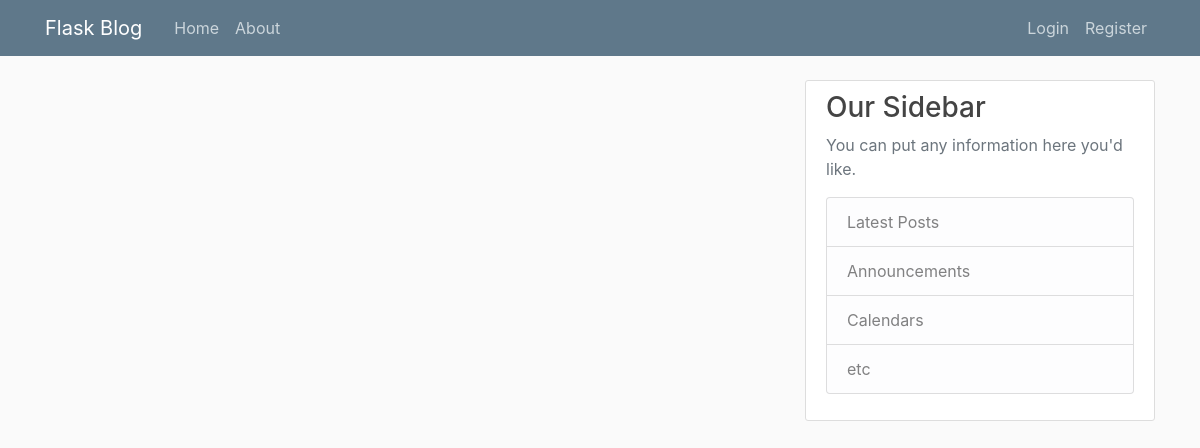
Page /home on the earlier database version.
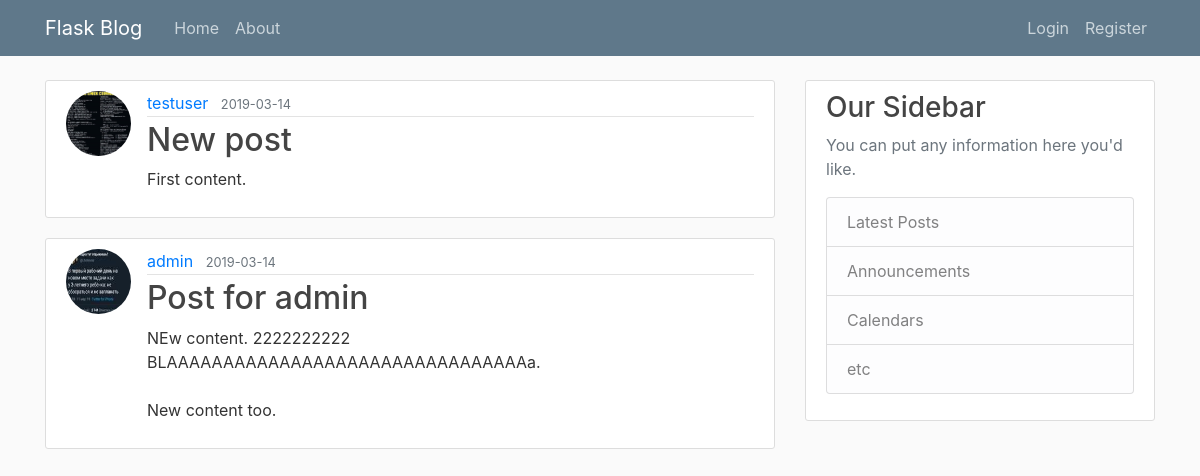
Same page on the later database version.
### flaskblog/models.py (models this page shows, shortened)
class Post(db.Model):
    id = db.Column(db.Integer, primary_key=True)
    title = db.Column(db.String(100), nullable=False)
    date_posted = db.Column(db.DateTime, nullable=False, default=datetime.utcnow)
    content = db.Column(db.Text, nullable=False)
    user_id = db.Column(db.Integer, db.ForeignKey('user.id'), nullable=False)

class User(db.Model, UserMixin):
    id = db.Column(db.Integer, primary_key=True)
    username = db.Column(db.String(20), unique=True, nullable=False)
    email = db.Column(db.String(120), unique=True, nullable=False)
    image_file = db.Column(db.String(20), nullable=False, default='default.jpg')
    password = db.Column(db.String(60), nullable=False)
    posts = db.relationship('Post', backref='author', lazy=True)

### flaskblog/routes.py (the view)
@app.route('/')
@app.route('/home')
def home():
	posts = Post.query.all()
	return render_template('home.html', posts = posts)

### flaskblog/templates/home.html
{% extends 'layout.html' %}
{% block content %}
	{% for post in posts %}
		<article class="media content-section">
		  <img class = 'rounded-circle article-img' src="{{ url_for('static', filename = 'profile_pics/' + post.author.image_file) }}">
		  <div class="media-body">
		    <div class="article-metadata">
		      <a class="mr-2" href="#">{{ post.author.username }}</a>
		      <small class="text-muted">{{ post.date_posted.strftime('%Y-%m-%d') }}</small>
		    </div>
		    <h2><a class="article-title" href="{{ url_for('post', post_id=post.id) }}">{{ post.title }}</a></h2>
		    <p class="article-content">{{ post.content }}</p>
		  </div>
		</article>
	{% endfor %}
{% endblock %}

### flaskblog/templates/layout.html (shortened to what this page needs)
<!DOCTYPE html>
<html>
<head>
    <link rel="stylesheet" href="https://maxcdn.bootstrapcdn.com/bootstrap/4.0.0/css/bootstrap.min.css">
    <link rel="stylesheet"  type = 'text/css' href= '{{ url_for("static", filename = "main.css") }}'>
</head>
<body>
	<header class="site-header">
	  <nav class="navbar navbar-expand-md navbar-dark bg-steel fixed-top">
	    <div class="container">
	      <a class="navbar-brand mr-4" href="/">Flask Blog</a>
	      <div class="collapse navbar-collapse" id="navbarToggle">
	        <div class="navbar-nav mr-auto">
	          <a class="nav-item nav-link" href="{{ url_for('home') }}">Home</a>
	          <a class="nav-item nav-link" href="{{ url_for('about') }}">About</a>
	        </div>
	        <div class="navbar-nav">
	        	{% if current_user.is_authenticated %}
	        		<a class="nav-item nav-link" href="{{ url_for('new_post') }}">New Post</a>
	        		<a class="nav-item nav-link" href="{{ url_for('account') }}">Account</a>
	        		<a class="nav-item nav-link" href="{{ url_for('logout') }}">Logout</a>
	        	{% else %}
	        		<a class="nav-item nav-link" href="{{ url_for('login') }}">Login</a>
	        		<a class="nav-item nav-link" href="{{ url_for('register') }}">Register</a>
	        	{% endif %}
	        </div>
	      </div>
	    </div>
	  </nav>
	</header>
	<main role="main" class="container">
	  <div class="row">
	    <div class="col-md-8">
	     	{% block content %}
	    	{% endblock %}
	    </div>
	    <div class="col-md-4">
	      <div class="content-section">
	        <h3>Our Sidebar</h3>
	        <p class='text-muted'>You can put any information here you'd like.
	          <ul class="list-group">
	            <li class="list-group-item list-group-item-light">Latest Posts</li>
	            <li class="list-group-item list-group-item-light">Announcements</li>
	            <li class="list-group-item list-group-item-light">Calendars</li>
	            <li class="list-group-item list-group-item-light">etc</li>
	          </ul>
	        </p>
	      </div>
	    </div>
	  </div>
	</main>
</body>
</html>

### flaskblog/static/main.css (style rules this page uses)
body { background: #fafafa; color: #333333; margin-top: 5rem; }
h1, h2, h3, h4, h5, h6 { color: #444444; }
.bg-steel { background-color: #5f788a; }
.site-header .navbar-nav .nav-link { color: #cbd5db; }
.content-section { background: #ffffff; padding: 10px 20px; border: 1px solid #dddddd; border-radius: 3px; margin-bottom: 20px; }
.article-title { color: #444444; }
.article-content { white-space: pre-line; }
.article-img { height: 65px; width: 65px; margin-right: 16px; }
.article-metadata { padding-bottom: 1px; margin-bottom: 4px; border-bottom: 1px solid #e3e3e3 }

Differences in the rows shown:
added Post: image_file (placeholder picture), author.username "testuser", date_posted "2019-03-14", title "New post", content "First content."
added Post: image_file (picture), author.username "admin", date_posted "2019-03-14", title "Post for admin", content "NEw content. 2222222222 BLAAAAAAAAAAAAAAAAAAAAAAAAAAAAAAAAa. New content too."
